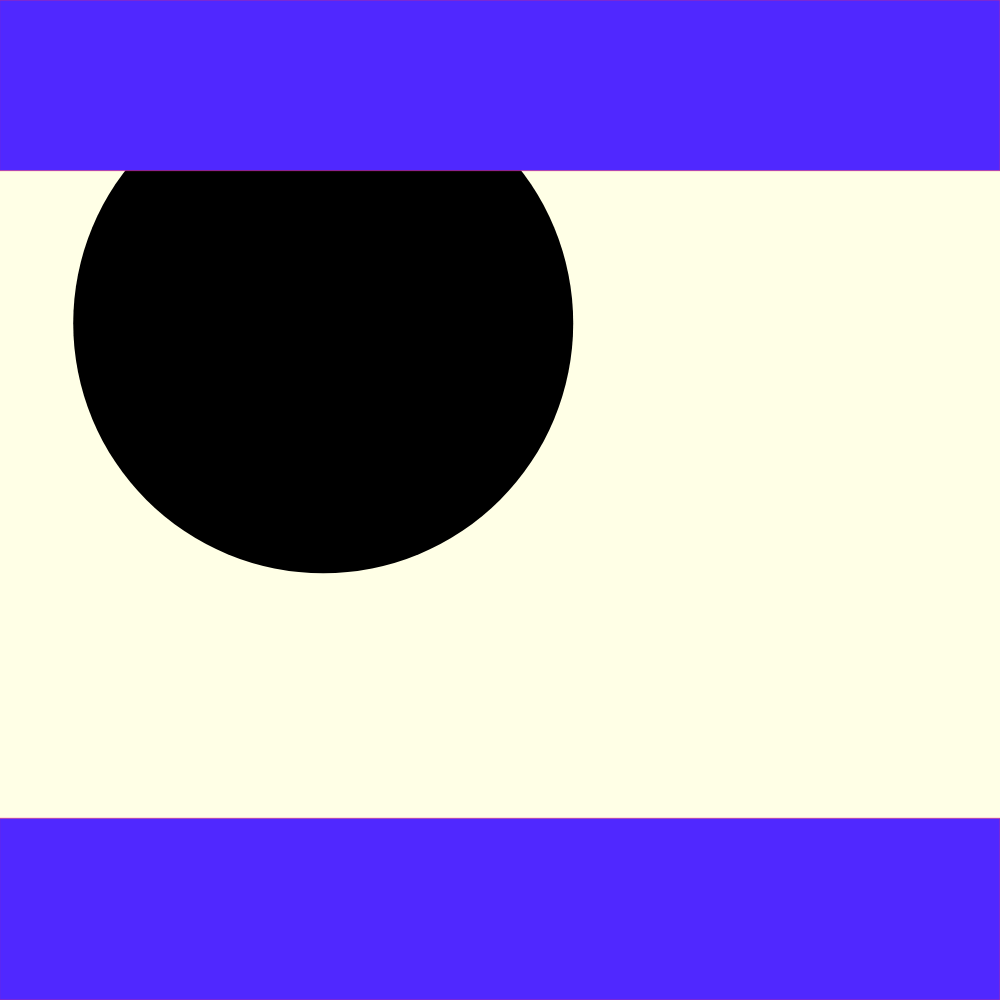
Frame 1 (no input)
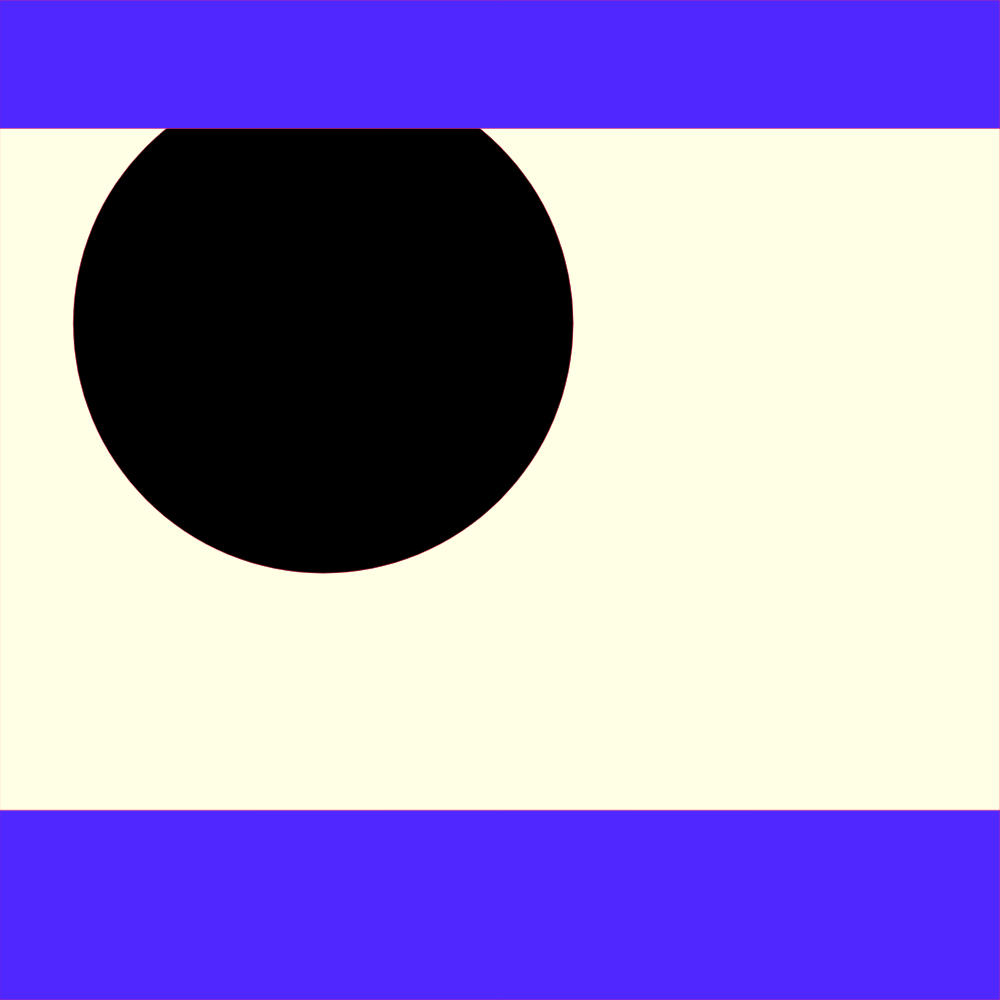
Frame 60 (no input)
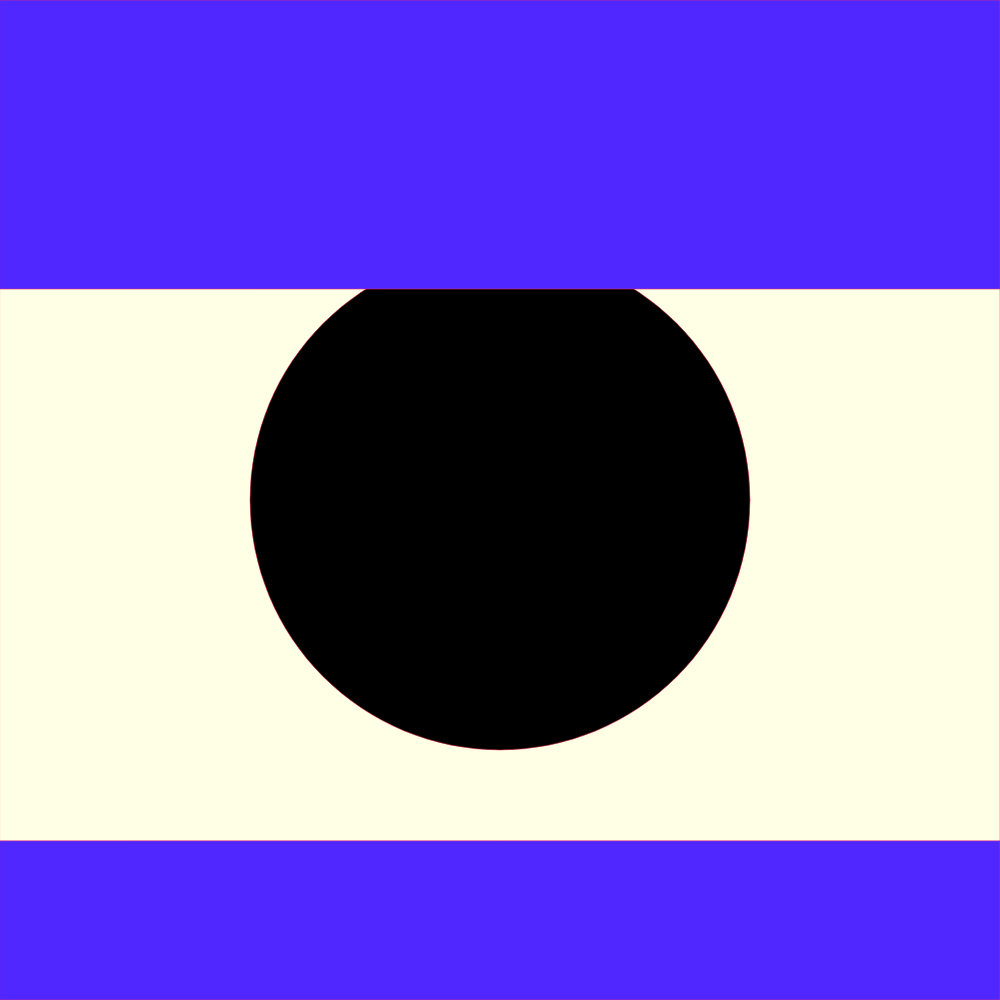
Frame 120 (the mouse pressed at the canvas centre since frame 60)

The p5.js sketch that drew these frames (run headless with seeded random() and noise() and a simulated clock; from frame 60 on, the mouse is pressed at the canvas centre):

// p5.js sketch
// ── sketch.js
let biggestTree;

function setup() {
	const squareLength = min(windowWidth, windowHeight);
	const halfSquareLength = squareLength / 2;

	createCanvas(squareLength, squareLength);
	biggestTree = new QuadTree(
		new AABB(
			new XY(halfSquareLength, halfSquareLength),
			halfSquareLength
		)
	);

	fill(0);
	//stroke(120);
	noStroke();
	rectMode(CENTER);
}


// recursive drawing of quad tree, only leaf nodes are drawn
function drawQuadTree(tree) {
	if(tree.nw != null){
		drawQuadTree(tree.nw);
		drawQuadTree(tree.ne);
		drawQuadTree(tree.sw);
		drawQuadTree(tree.se);
	} else {
		// whites of eyes
		fill(255,255,230);
		rect(tree.boundary.center.x, tree.boundary.center.y, tree.boundary.halfDimension * 2, tree.boundary.halfDimension * 2);

		// black pupil
		let pupilLoc = new XY(mouseX - tree.boundary.center.x, mouseY - tree.boundary.center.y);
		if(Math.sqrt((pupilLoc.x * pupilLoc.x) + (pupilLoc.y * pupilLoc.y)) > tree.boundary.halfDimension / 2) {
			// normalize pupilLoc and set magnitude to 1/2 halfdimension
			const theta = Math.atan2(pupilLoc.x, pupilLoc.y);
			pupilLoc.x = sin(theta) * (tree.boundary.halfDimension / 2);
			pupilLoc.y = cos(theta) * (tree.boundary.halfDimension / 2);
		}

		fill(0);
		ellipse(tree.boundary.center.x + pupilLoc.x, tree.boundary.center.y + pupilLoc.y, tree.boundary.halfDimension);

		const R = noise(Date.now() / 1000, tree.boundary.center.x / width, tree.boundary.center.y / height);
		const A = map(R, 0, 1, 0, pupilLoc.y + (tree.boundary.halfDimension));
		//console.log(A);
		// console.log([R,A,B,C,D]);
		const GAP = 20;

		//fill(200);
		fill(80, 40, 255);
		stroke(255, 40, 80);
		strokeWeight(0.5);
		// eyelids
		//upper

		const LIDY = tree.boundary.center.y - tree.boundary.halfDimension;

		quad(
			tree.boundary.center.x - tree.boundary.halfDimension, LIDY,
			tree.boundary.center.x + tree.boundary.halfDimension, LIDY,
			tree.boundary.center.x + tree.boundary.halfDimension, LIDY + A,
			tree.boundary.center.x - tree.boundary.halfDimension, LIDY + A
		);
		//lower

		const B = map(A, tree.boundary.halfDimension / 2, tree.boundary.halfDimension / 2 * 3, tree.boundary.halfDimension / 3, tree.boundary.halfDimension / 7);
		quad(
			tree.boundary.center.x - tree.boundary.halfDimension, tree.boundary.center.y + tree.boundary.halfDimension,
			tree.boundary.center.x + tree.boundary.halfDimension, tree.boundary.center.y + tree.boundary.halfDimension,
			tree.boundary.center.x + tree.boundary.halfDimension, LIDY + (tree.boundary.halfDimension * 2) - B,
			tree.boundary.center.x - tree.boundary.halfDimension, LIDY + (tree.boundary.halfDimension * 2) - B
		);
	}
}

function draw() {
	background(0);
	
	drawQuadTree(biggestTree);
}

function mouseClicked() {
	console.log(biggestTree);
	biggestTree.insert(new XY(mouseX, mouseY));
	return false;
}

// Simple coordinate object to represent points and vectors
function XY(x, y)
{
  this.x = x;
  this.y = y;
}

// Axis-aligned bounding box with half dimension and center
function AABB(center, halfDimension)
{
  this.center = center;
  this.halfDimension = halfDimension;
}

AABB.prototype.containsPoint = function(point) {
	return (
		abs(this.center.x - point.x) < this.halfDimension
		&& abs(this.center.y - point.y) < this.halfDimension
	);
}

function QuadTree(boundary)
{
  // Arbitrary constant to indicate how many elements can be stored in this quad tree node
  this.QT_NODE_CAPACITY = 1;

  // Axis-aligned bounding box stored as a center with half-dimensions
  // to represent the boundaries of this quad tree
  this.boundary = boundary;

  // Points in this quad tree node
  this.points = [];

  // Children
  this.nw;
  this.nw;
  this.sw;
  this.se;
}

QuadTree.prototype.insert = function(p) {
	// Ignore objects that do not belong in this quad tree
	if (!this.boundary.containsPoint(p))
		return false; // object cannot be added

	// If there is space in this quad tree and if doesn't have subdivisions, add the object here
	if (this.points.length < this.QT_NODE_CAPACITY && this.nw == null)
	{
		this.points.push(p);
		return true;
	}

	// Otherwise, subdivide and then add the point to whichever node will accept it
	if (this.nw == null)
		this.subdivide();

	if (this.nw.insert(p)) return true;
	else console.log("nw does not contain")
	if (this.ne.insert(p)) return true;
	else console.log("ne does not contain")
	if (this.sw.insert(p)) return true;
	else console.log("sw does not contain")
	if (this.se.insert(p)) return true;
	else console.log("se does not contain")
	// Otherwise, the point cannot be inserted for some unknown reason (this should never happen)
	return false;
}

QuadTree.prototype.subdivide = function() {
	const quarterDimension = this.boundary.halfDimension / 2;
	this.nw = new QuadTree(new AABB(new XY(this.boundary.center.x + quarterDimension, this.boundary.center.y - quarterDimension), quarterDimension));
	this.ne = new QuadTree(new AABB(new XY(this.boundary.center.x - quarterDimension, this.boundary.center.y - quarterDimension), quarterDimension));
	this.sw = new QuadTree(new AABB(new XY(this.boundary.center.x + quarterDimension, this.boundary.center.y + quarterDimension), quarterDimension));
	this.se = new QuadTree(new AABB(new XY(this.boundary.center.x - quarterDimension, this.boundary.center.y + quarterDimension), quarterDimension));
}

// QuadTree.prototype.queryRange = function(range) {

// }
